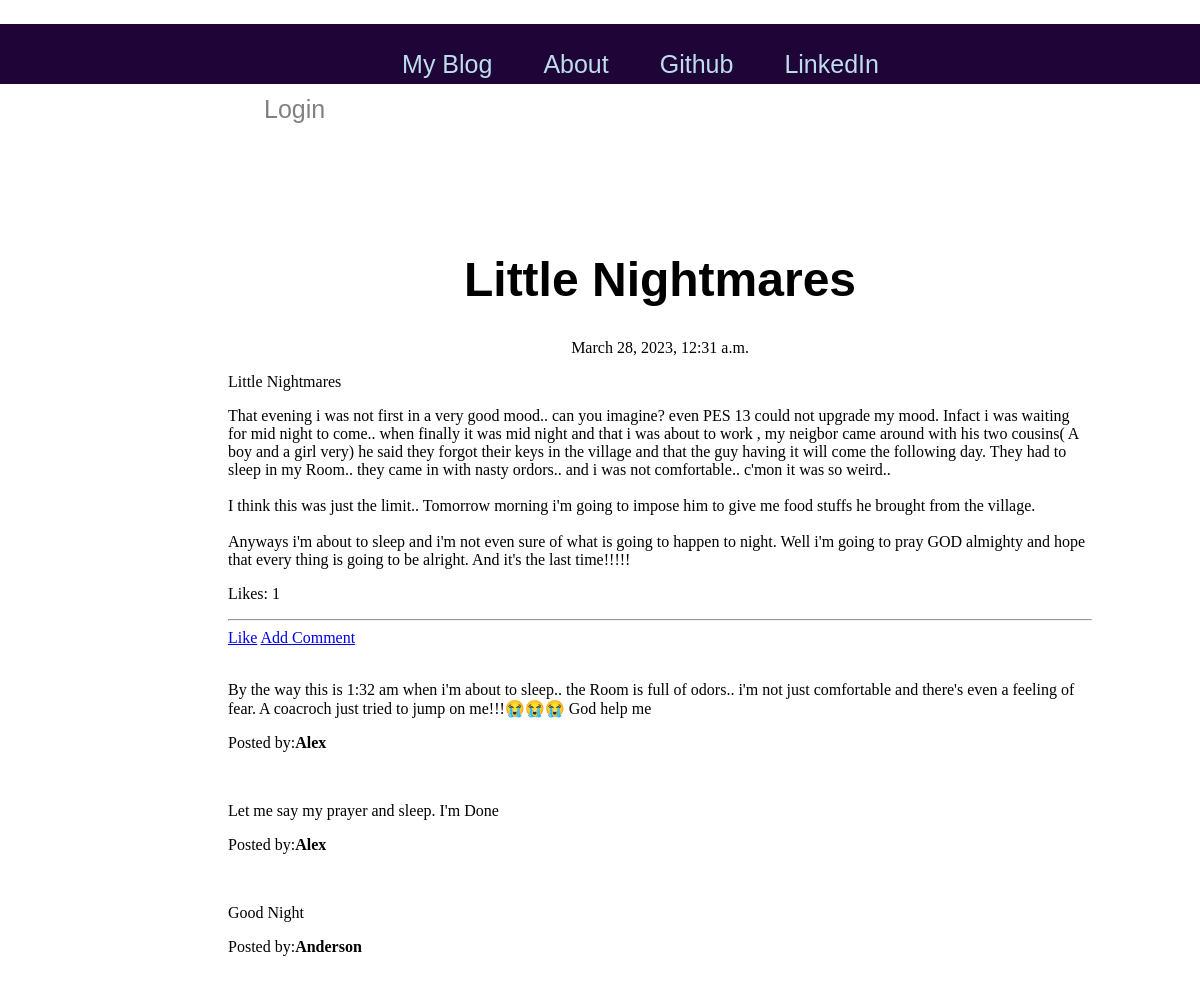
The page /post/10/ on the database its author committed.
### blog/models.py (models this page shows, shortened)
class Post(models.Model):
    author = models.ForeignKey('auth.User',on_delete=models.CASCADE)
    title = models.CharField(max_length=200)
    text = models.TextField()
    created_date = models.DateTimeField(default=timezone.now) #setting the creation time of the post to the current time
    published_date = models.DateTimeField(blank=True , null=True) #can be blank and even null at creation and even later

class Comment(models.Model):
    post = models.ForeignKey('blog.Post',related_name='comments',on_delete=models.CASCADE) #the related name field is how post will access comment. in this case it'll by saying post.comments since we set the related name to 'comments'
    author = models.CharField(max_length=200)
    text = models.TextField()
    create_date = models.DateTimeField(default=timezone.now)
    approved_comment = models.BooleanField(default=False)

### blog/views.py (the view)
# urls.py: path('post/<int:pk>/',blogViews.PostDetailView.as_view(),name='post_detail'),
class PostDetailView(DetailView):
    model = Post

### blog/Templates/blog/post_detail.html (shortened to what this page needs)
{% extends 'blog/base.html' %}
{% block content %}
    <h1 class="posttitle loader">{{post.title}}</h1>
    {% if post.published_date %}
        <div class="date postdate">
            {{post.published_date}}
        </div>
    {% else %}
        <a class='default-btn' href="{% url 'post_publish' pk=post.pk %}">Publish</a>
    {% endif %}
    <p class='postcontent'>{{ post.title|safe|linebreaksbr}}</p>
    <p>{{post.text|safe|linebreaksbr}}</p>
    <p>Likes: {{post.likes.count}}</p>
    <hr>
    <a class='like-button' href="{% url 'add_like_to_post' pk=post.pk%}">Like</a>
    <a class='primary-btn' href="{% url 'add_comment_to_post' pk=post.pk %} ">Add Comment</a>
    <div class="container">
        {% for comment in post.comments.all %}
            <br>
            {% if user.is_authenticated or comment.approved_comment %}
                <p>{{comment.text|safe|linebreaksbr}}</p>
                <p>Posted by:<strong>{{comment.author}}</strong></p>
            {% endif %}
        {% empty %}
            <p>No comments!</p>
        {% endfor %}
    </div>
{% endblock %}

### blog/Templates/blog/base.html (style rules this page uses)
.postdate { text-align: center; }
.posttitle { font-family: 'Franklin Gothic Medium', 'Arial Narrow', Arial, sans-serif; font-size: 3em; text-align: center; }
.loader { filter: hue-rotate(0deg); color: linear-gradient(45deg, rgba(38, 32, 122, 0.452), #0f8); animation: hue 1000ms infinite linear; }

### rows shown on the page
Post: title "Little Nightmares", published_date "March 28, 2023, 12:31 a.m.", text "That evening i was not first in a very good mood.. can you imagine? even PES 13 could not upgrade my mood. Infact i was waiting for mid night to come.. when finally it was mid night and that i was about to work , my neigbor came around with his two cousins( A boy and a girl very) he said they forgot their keys in the village and that the guy having it will come the following day. They had to sleep in my Room.. they came in with nasty ordors.. and i was not comfortable.. c'mon it was so weird.. I think this was just the limit.. Tomorrow morning i'm going to impose him to give me food stuffs he brought from the village. Anyways i'm about to sleep and i'm not even sure of what is going to…", likes.count "1"
Comment: text "By the way this is 1:32 am when i'm about to sleep.. the Room is full of odors.. i'm not just comfortable and there's even a feeling of fear. A coacroch just tried to jump on me!!!😭😭😭 God help me", author "Alex"
Comment: text "Let me say my prayer and sleep. I'm Done", author "Alex"
Comment: text "Good Night", author "Anderson"
